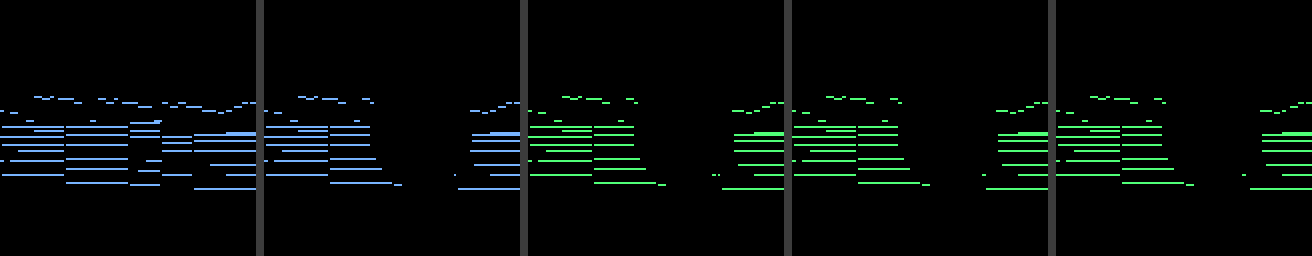

The script that saved this image:
"""Diagnose the GUI inpaint path with a BLOB mask (like a real brush stroke),
not the full-height band the earlier tests used.

Reports, per method: MAE in the KNOWN region (should be ~0 -- is context kept?)
and note density inside the HOLE (should be musical, ~0.03-0.08 -- did it fill?).
Saves a panel PNG for eyeballing.
Run: python demo/_diag_inpaint_blob.py
"""
import sys
from pathlib import Path

import numpy as np
import torch
from PIL import Image

HERE = Path(__file__).resolve().parent
sys.path.insert(0, str(HERE)); sys.path.insert(0, str(HERE.parent))

import app
import guided_sample as gs
import pcfm_infer


def blob_mask(h=128, w=128):
    """Elliptical blob in the centre-right, roughly like the screenshot stroke."""
    yy, xx = np.mgrid[0:h, 0:w]
    return (((xx - 78) / 26.0) ** 2 + ((yy - 64) / 30.0) ** 2) < 1.0


def panel(roll, color):
    m = (np.asarray(roll) > 0.5).astype(np.uint8)
    rgb = np.zeros((*m.shape, 3), np.uint8)
    for c in range(3): rgb[:, :, c] = m * color[c]
    return rgb


def main():
    ex = sorted(p.name for p in app.EXAMPLES_DIR.glob("*.png"))[0]
    demo = app.get_demo(); demo.set_device("cpu")
    cx = app.flow_infer.best_crop_x(app.EXAMPLES_DIR / ex)
    print(f"using best_crop_x={cx}")
    img = app.flow_infer.image_to_binary_tensor(app.EXAMPLES_DIR / ex, crop_x=int(cx))
    hole = blob_mask()
    print(f"example={ex}  hole covers {hole.mean()*100:.1f}% of canvas "
          f"({int(hole.sum())} cells)")

    orig = img[0, 0].numpy()
    n_in_hole = int((orig[hole] > 0.5).sum())
    print(f"input notes inside hole: {n_in_hole}  "
          f"(density {(orig[hole] > 0.5).mean():.3f})")
    print(f"input notes in known   : density {(orig[~hole] > 0.5).mean():.3f}\n")

    img_holed = img.clone()
    img_holed[..., torch.from_numpy(hole)] = 0.0
    x_known = img_holed * 2 - 1
    mask_t = torch.from_numpy((~hole).astype("float32")).view(1, 1, 128, 128)

    # A/B the CONDITIONING source: hole-zeroed (current GUI) vs full image.
    # Everything else identical. If 'full' fills the hole and 'holed' doesn't,
    # the blank region is telling the encoder "no notes here".
    outs = {}
    for tag, cond in (("holed", img_holed), ("full", img)):
        gen_t = torch.Generator().manual_seed(0)
        x0n = torch.randn(1, 1, 128, 128, generator=gen_t)
        outs[f"hard/{tag}"] = gs.guided_generate(
            demo, cond, n_steps=20, seed=0, cfg_strength=4.0, device="cpu",
            project=gs.make_inpaint_project(x_known, mask_t, x0n))
        outs[f"soft/{tag}"] = gs.guided_generate(
            demo, cond, n_steps=20, seed=0, cfg_strength=4.0, device="cpu",
            guide_fn=gs.make_soft_inpaint_guidance(x_known, mask_t, eta=1.0, t_min=0.2),
            init_known=x_known, init_t0=0.2)
        outs[f"pnpflow/{tag}"] = gs.pnpflow_generate(
            demo, cond, gs.make_inpaint_grad(x_known, mask_t), n_steps=20, seed=0,
            cfg_strength=4.0, device="cpu", alpha=0.5, strength=1.0, num_avg=4)

    print(f"{'method/cond':16s} {'known-MAE':>10s} {'known-kept':>11s} {'hole-density':>13s}"
          f"  (input hole density {(orig[hole] > 0.5).mean():.3f})")
    for k, g in outs.items():
        known_mae = float(np.abs(g[~hole] - orig[~hole]).mean())
        kept = float(((g[~hole] > 0.5) == (orig[~hole] > 0.5)).mean())
        print(f"{k:16s} {known_mae:10.4f} {kept:11.4f} {(g[hole] > 0.5).mean():13.3f}")

    strip = [panel(orig, (120, 180, 255)),
             panel(np.where(hole, 0.0, orig), (120, 180, 255))]
    strip += [panel(outs[k], (80, 255, 120))
              for k in ("hard/holed", "pnpflow/holed", "hard/full", "pnpflow/full")]
    gap = np.full((128, 4, 3), 60, np.uint8)
    out = strip[0]
    for p in strip[1:]: out = np.concatenate([out, gap, p], axis=1)
    dest = HERE / "_diag_inpaint_blob.png"
    Image.fromarray(out).resize((out.shape[1] * 2, 256), Image.NEAREST).save(dest)
    print("\npanels: input | holed-input | hard/holed | pnpflow/holed | hard/full | pnpflow/full")
    print("saved", dest)


if __name__ == "__main__":
    main()
